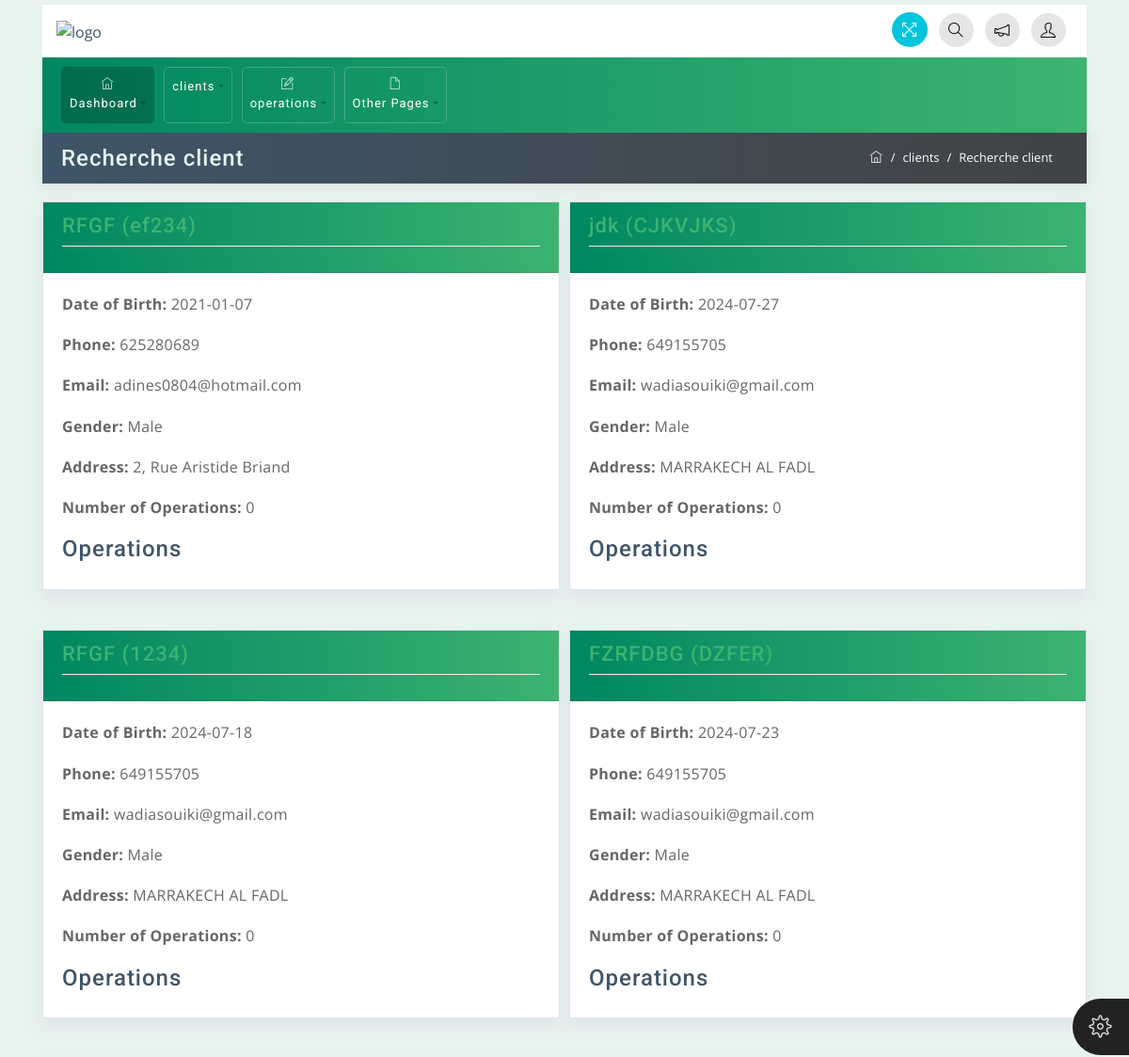
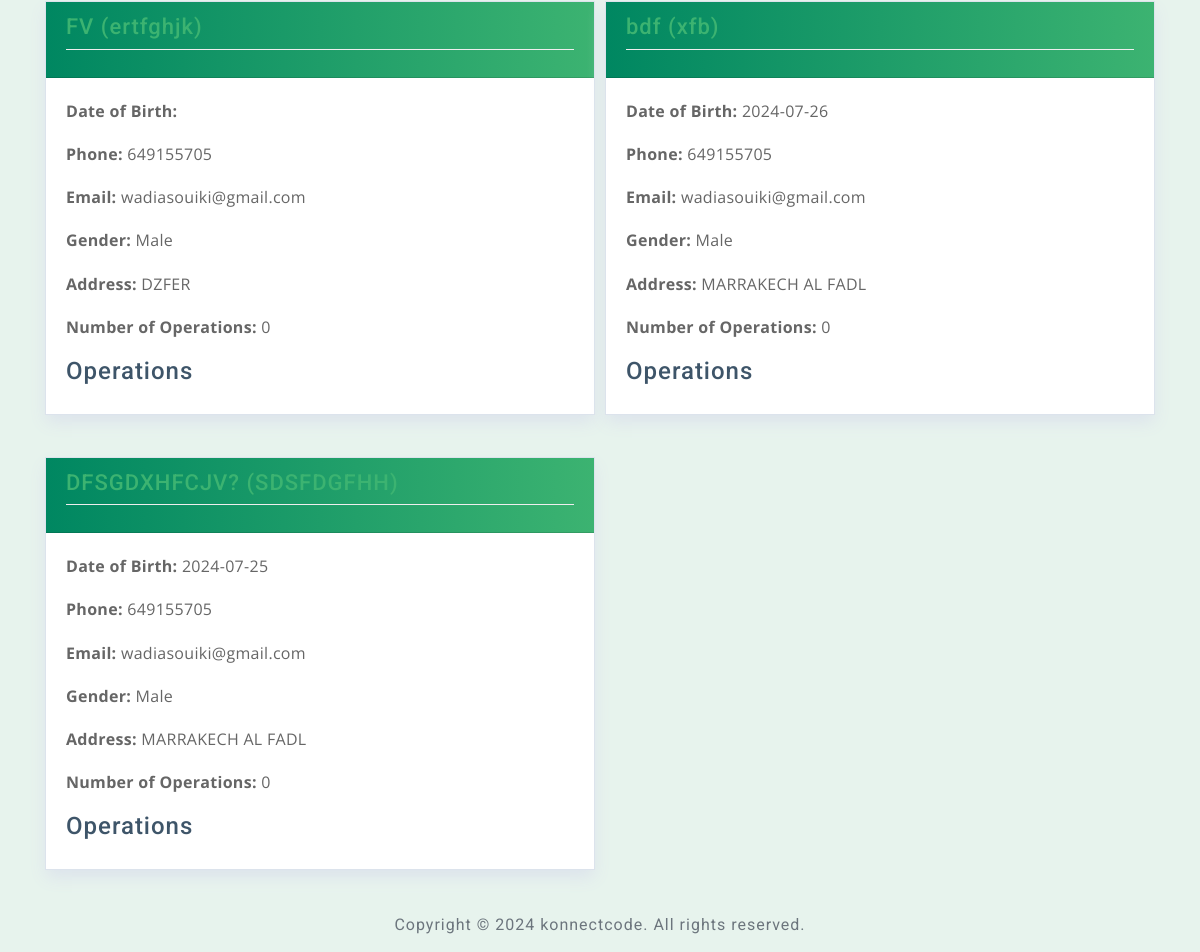
/client/show, run on an earlier commit of the app's database (2 pictures, top to bottom).
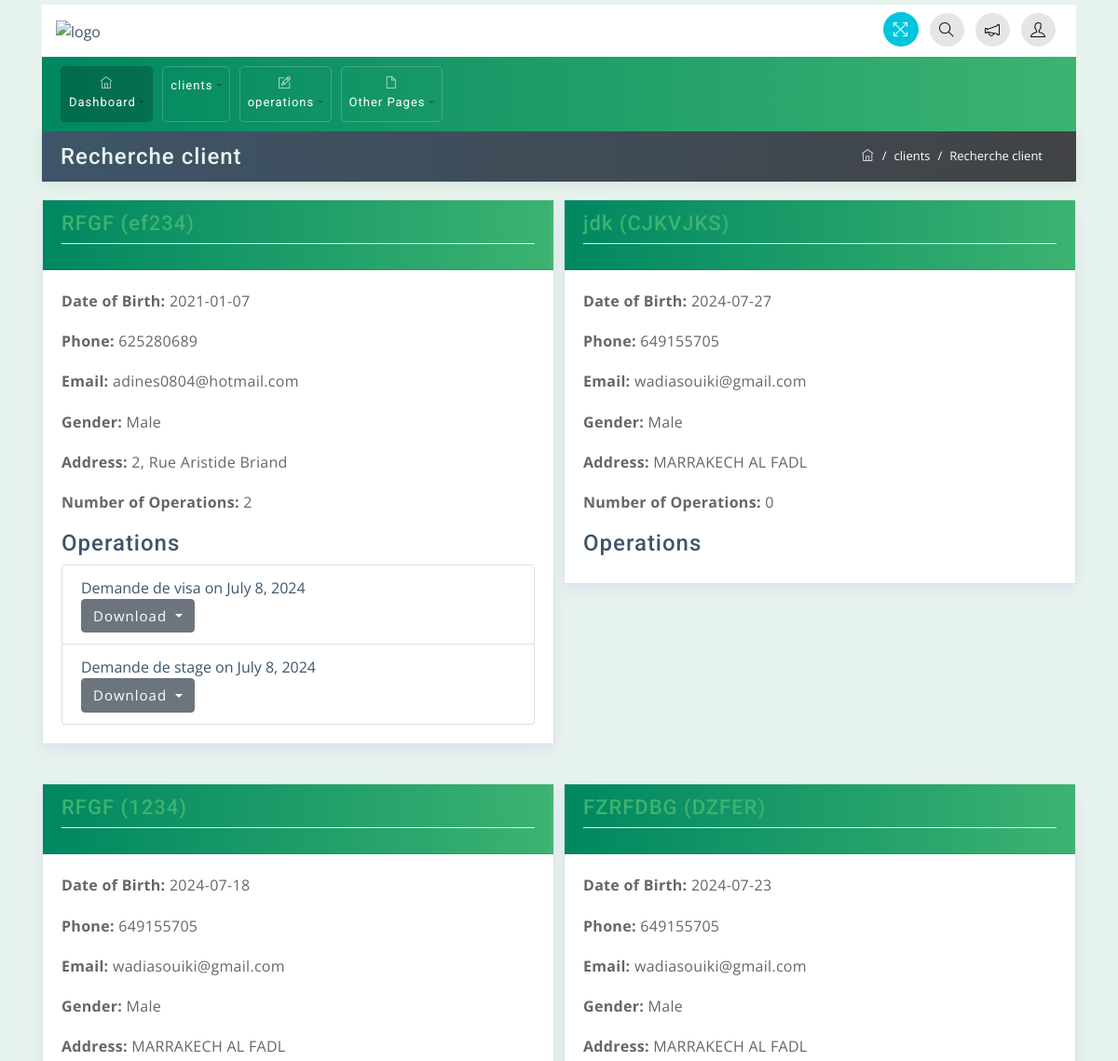
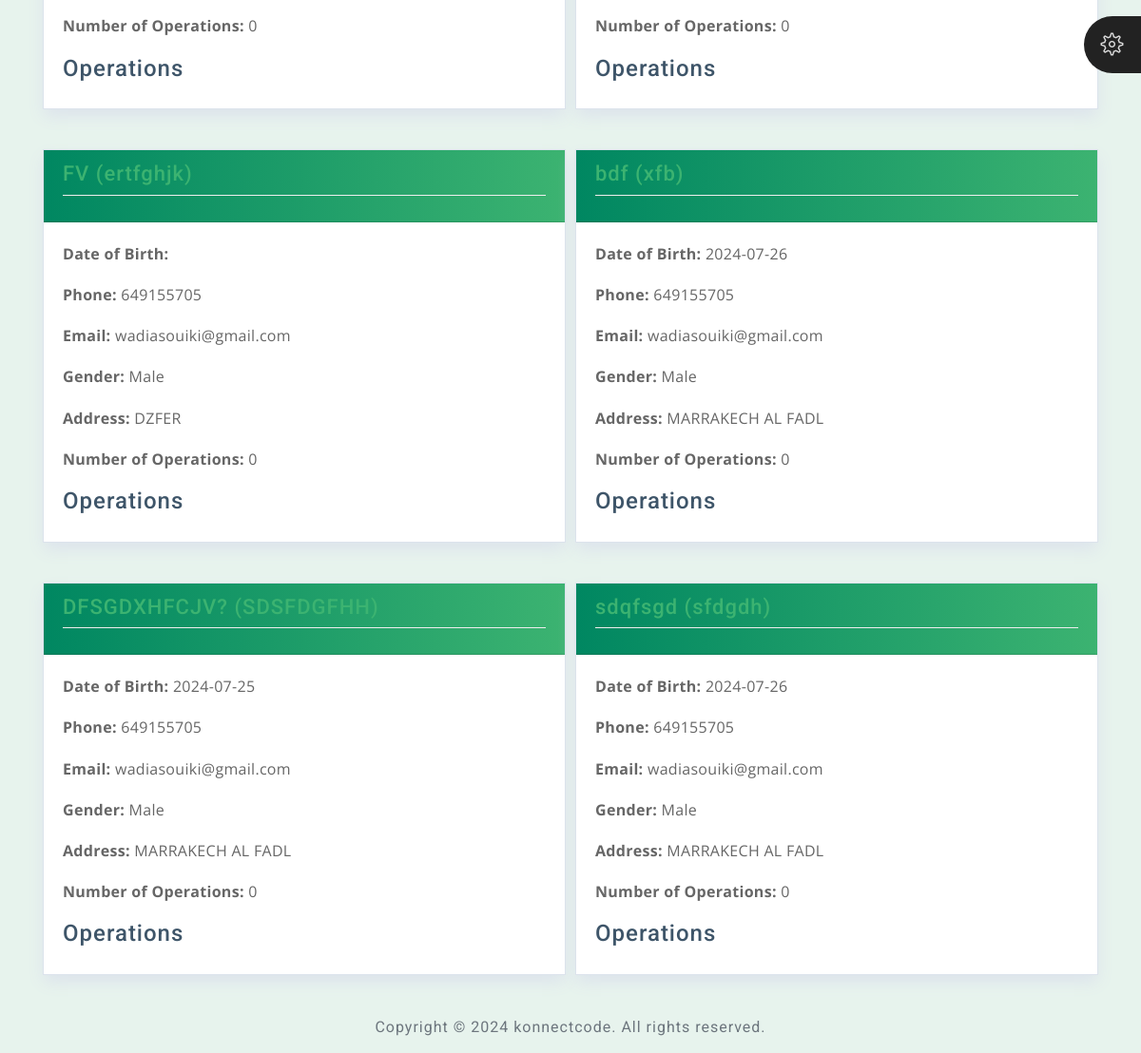
And on a later commit of the database (2 pictures, top to bottom).
### employe/models.py (models this page shows, shortened)
class Client(models.Model):
    client_id=models.CharField(max_length=100,editable=False, unique=True)
    client_Name=models.CharField(max_length=100)
    Date_Of_Birth=models.CharField(max_length=100)
    Phone=models.IntegerField()
    Email=models.CharField(max_length=100)
    Gender=models.CharField(max_length=100)
    Address=models.TextField()

class Operation(models.Model):
    client_id = models.CharField(max_length=100)
    operation = models.CharField(max_length=100)
    operation_date = models.DateField()
    observation = models.TextField()
    piece_jointe = models.FileField(upload_to='piece_jointe/')
    confirmed = models.BooleanField(default=False)

### employe/views.py (the view)
# urls.py: path('client/show', Clients_show.as_view(), name='client_show'),
class Clients_show(View):
    def get(self, request):
        clients = Client.objects.all()
        for client in clients:
            operations_count = Operation.objects.filter(client_id=client.client_id).count()
            client.operations_count = operations_count
            client.operations = Operation.objects.filter(client_id=client.client_id)
        context = {
            'clients': clients
        }
        return render(request, 'client/show_client.html', context)

### employe/templates/client/show_client.html (shortened to what this page needs)
{% extends 'base.html' %}
{% block content %}
<div class="container mt-0">
    <div class="row breadcrumb-bar">
        <div class="col-md-6">
            <h3 class="block-title">Recherche client</h3>
        </div>
        <div class="col-md-6">
            <ol class="breadcrumb">
                <li class="breadcrumb-item">
                    <a href="index.html">
                        <span class="ti-home"></span>
                    </a>
                </li>
                <li class="breadcrumb-item">clients</li>
                <li class="breadcrumb-item active">Recherche client</li>
            </ol>
        </div>
    </div>
</div>
<div class="container">
    <div class="row">
        {% for client in clients %}
        <div class="col-md-6 mb-4">
            <div class="card proclinic-box-shadow">
                <div class="card-header proclinic-bg">
                    <h2 class="widget-title proclinic-text-color">{{ client.client_Name }} ({{ client.client_id }})</h2>
                </div>
                <div class="card-body">
                    <p><strong>Date of Birth:</strong> {{ client.Date_Of_Birth }}</p>
                    <p><strong>Phone:</strong> {{ client.Phone }}</p>
                    <p><strong>Email:</strong> {{ client.Email }}</p>
                    <p><strong>Gender:</strong> {{ client.Gender }}</p>
                    <p><strong>Address:</strong> {{ client.Address }}</p>
                    <p><strong>Number of Operations:</strong> {{ client.operations_count }}</p>
                    <h4>Operations</h4>
                    <ul class="list-group">
                        {% for operation in client.operations %}
                        <li class="list-group-item">
                            {{ operation.operation }} on {{ operation.operation_date }}
                            {% if operation.piece_jointe %}
                            <div class="dropdown">
                                <button class="btn btn-secondary dropdown-toggle" type="button" id="dropdownMenuButton" data-toggle="dropdown" aria-haspopup="true" aria-expanded="false">
                                    Download
                                </button>
                            </div>
                            {% endif %}
                        </li>
                        {% endfor %}
                    </ul>
                </div>
            </div>
        </div>
        {% endfor %}
    </div>
</div>
{% endblock %}

What changed in the data, as far as the page shows it:
computed for Client "ef234": operations_count "0" → "2"
added Operation: operation "Demande de visa", operation_date "July 8, 2024", shown under Client "ef234"
added Operation: operation "Demande de stage", operation_date "July 8, 2024", shown under Client "ef234"
added Client: client_Name "sdqfsgd", client_id "sfdgdh", Date_Of_Birth "2024-07-26", Phone "649155705", Email "wadiasouiki@gmail.com", Gender "Male", Address "MARRAKECH AL FADL", operations_count "0"
